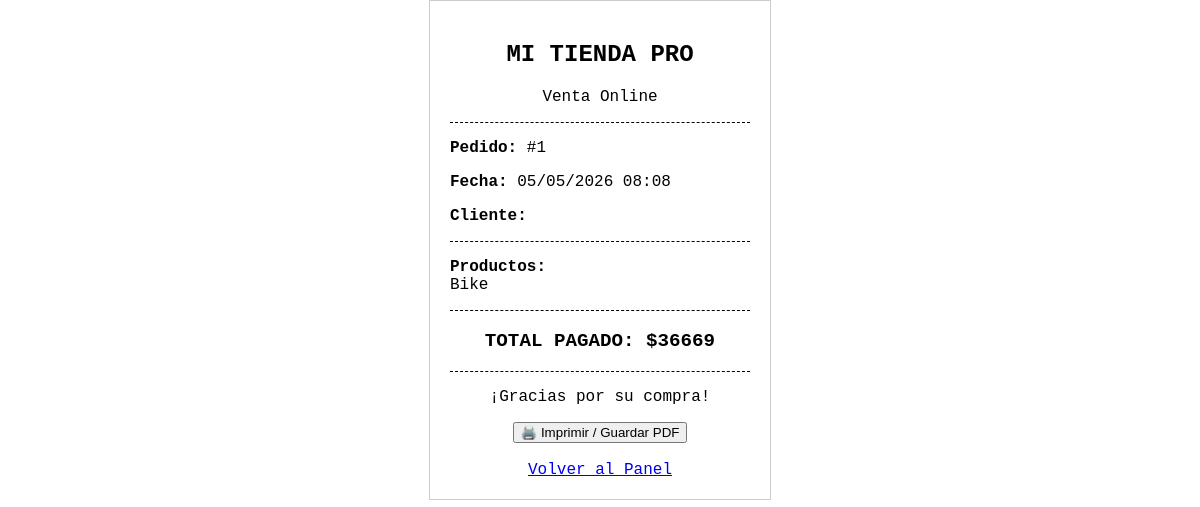
Page /imprimir_boleta/1 on the earlier database version.
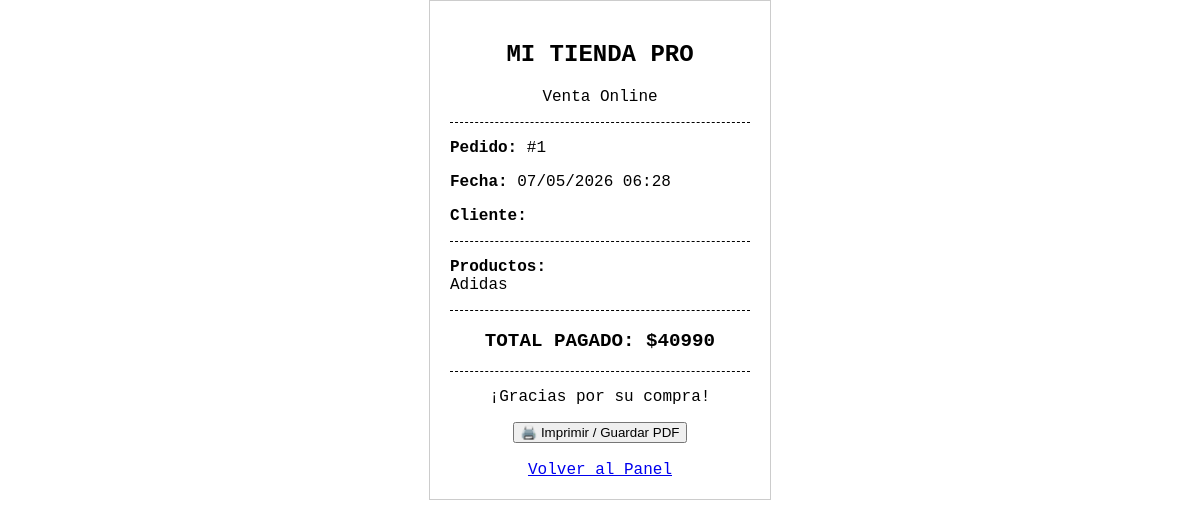
Same page on the later database version.
### app.py (models this page shows)
class Pedido(db.Model):
    id = db.Column(db.Integer, primary_key=True)
    productos_nombres = db.Column(db.String(500))
    total_pagado = db.Column(db.Integer)
    fecha = db.Column(db.DateTime, default=db.func.now())

### app.py (the view)
@app.route('/imprimir_boleta/<int:id>')
def imprimir_boleta(id):
    pedido = Pedido.query.get_or_404(id)
    return render_template('boleta.html', pedido=pedido)

### templates/boleta.html (shortened to what this page needs)
<!DOCTYPE html>
<html>
<head>
</head>
<body>
    <div class="text-center">
        <h2>MI TIENDA PRO</h2>
        <p>Venta Online</p>
    </div>
    <div class="divider"></div>
    <p><strong>Pedido:</strong> #{{ pedido.id }}</p>
    <p><strong>Fecha:</strong> {{ pedido.fecha.strftime('%d/%m/%Y %H:%M') }}</p>
    <p><strong>Cliente:</strong> {{ pedido.nombre_cliente }}</p>
    <div class="divider"></div>
    <p><strong>Productos:</strong><br>{{ pedido.productos_nombres }}</p>
    <div class="divider"></div>
    <p class="total text-center">TOTAL PAGADO: ${{ pedido.total_pagado }}</p>
    <div class="divider"></div>
    <p class="text-center">¡Gracias por su compra!</p>
    <div class="no-print text-center">
        <button onclick="window.print()">🖨️ Imprimir / Guardar PDF</button>
        <br><br>
        <a href="/admin">Volver al Panel</a>
    </div>
</body>
</html>

Differences in the rows shown:
changed Pedido id 1: fecha "05/05/2026 08:08" → "07/05/2026 06:28"; productos_nombres "Bike" → "Adidas"; total_pagado "36669" → "40990"
